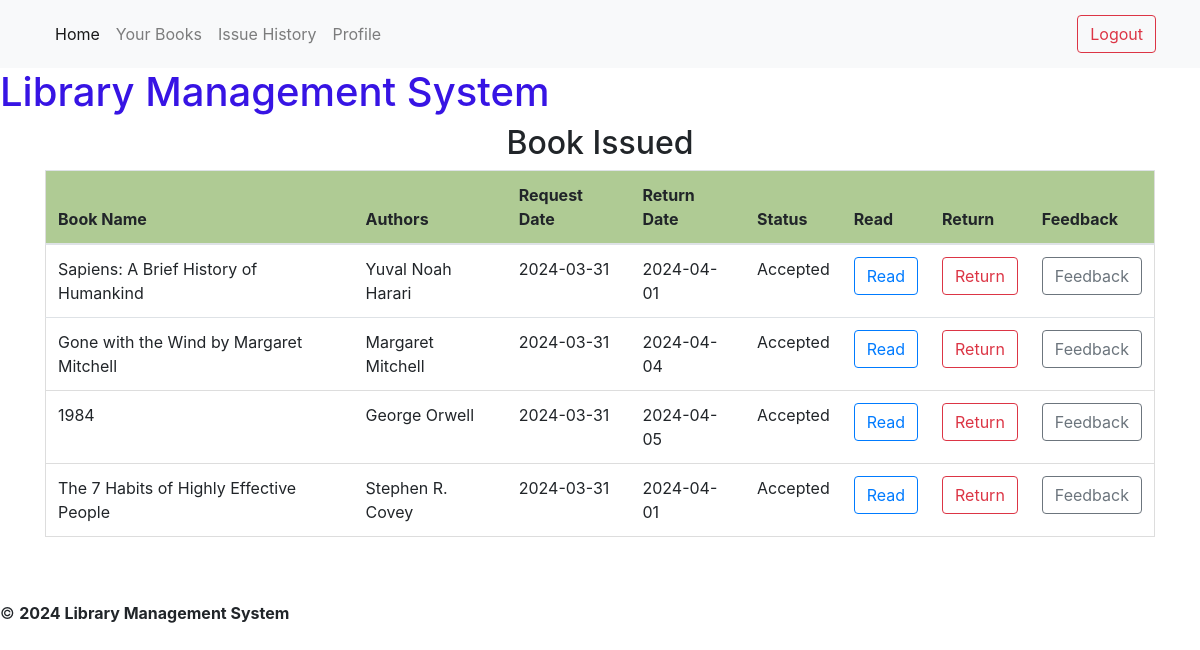
The page /user/book_issue (signed in) on the database its author committed.
### models.py (models this page shows)
class BookIssue(db.Model):
    id = db.Column(db.Integer, primary_key=True)
    user_name = db.Column(db.String(255), db.ForeignKey('user.username'), nullable=False)
    book_name = db.Column(db.String(255), db.ForeignKey('book.name'), nullable=False)
    book_author = db.Column(db.String(255), db.ForeignKey('book.authors'), nullable=False)
    issue_date = db.Column(db.Date, db.ForeignKey('book_request.request_date'), nullable=False)
    return_date = db.Column(db.Date, db.ForeignKey('book_request.return_date'))
    approved = db.Column(db.String(255),db.ForeignKey('book_request.status'), nullable=False)
    read = db.Column(db.String(255), db.ForeignKey('book.content'))
    feedback = db.Column(db.String(255), nullable=True)

### routes.py (the view)
@app.route('/user/book_issue') # user's route to see issued book
@login_required
@check_return_and_revoke
def user_book_issue():
    user = User.query.get(session['user_id'])
    username=user.username
    book_issue = BookIssue.query.filter_by(user_name=username)
    if not book_issue:
        flash('Book not found')
        return redirect(url_for('index'))
    return render_template('user_book_issue.html',book_issue=book_issue )

### routes.py (called while the page is built)
def check_return_and_revoke(func):
    @wraps(func)
    def wrapper(*args, **kwargs):
        issues = BookIssue.query.filter_by(approved='Accepted').all()
        for issue in issues:
            if datetime.now().date() > issue.return_date:
                issue.approved = 'Revoked'
                issue.return_date = datetime.now().date()
                db.session.commit()
        return func(*args, **kwargs)
    return wrapper

def login_required(func):
    @wraps(func)
    def check(*args, **kwargs):
        if 'user_id' in session:
            return func(*args, **kwargs)
        else:
            flash('Please login to continue')
            return redirect(url_for('login'))
    return check

### templates/user_book_issue.html (shortened to what this page needs)
{% extends 'user_base.html'%}
{% block content %}
<h2 style="text-align: center;">Book Issued</h2>
<table class="table">
   <thead>
      <tr>
         <th>Book Name</th>
         <th>Authors</th>
         <th>Request Date</th>
         <th>Return Date </th>
         <th> Status </th>
         <th>Read</th>
         <th>Return</th>
         <th>Feedback</th>
      </tr>
   </thead>
   <tbody>
      {% for req in book_issue %}
      <tr>
        {% if req.approved == "Accepted" %}
         <td>{{req.book_name}}</td>
         <td>{{req.book_author}}</td>
         <td>{{req.issue_date}}</td>
         <td>{{req.return_date}}</td>
         <td>{{req.approved}}</td>
         <td><a href="{{url_for('get_book_content',name=req.book_name)}}" class="btn btn-outline-primary">Read</a></td>
         <td><a href="{{url_for('user_book_return', id=req.id)}}" class="btn btn-outline-danger">Return</a></td>
         <td><a href="{{url_for('feedback', id=req.id)}}" class="btn btn-outline-secondary">Feedback</a></td>
         {% endif %}
      </tr>
      {% endfor %}
   </tbody>
</table>
{% endblock%}

### static/css/styles.css (style rules this page uses)
.table { width: 100%; border: 1px solid #ddd; }
.table th, .table td { padding: 8px; border-bottom: 1px solid #ddd; }
.table th { background-color: #afcb94; font-weight: bold; text-align: left; }

### rows shown on the page
BookIssue: book_name "Sapiens: A Brief History of Humankind", book_author "Yuval Noah Harari", issue_date "2024-03-31", return_date "2024-04-01", approved "Accepted"
BookIssue: book_name "Gone with the Wind by Margaret Mitchell", book_author "Margaret Mitchell", issue_date "2024-03-31", return_date "2024-04-04", approved "Accepted"
BookIssue: book_name "1984", book_author "George Orwell", issue_date "2024-03-31", return_date "2024-04-05", approved "Accepted"
BookIssue: book_name "The 7 Habits of Highly Effective People", book_author "Stephen R. Covey", issue_date "2024-03-31", return_date "2024-04-01", approved "Accepted"
